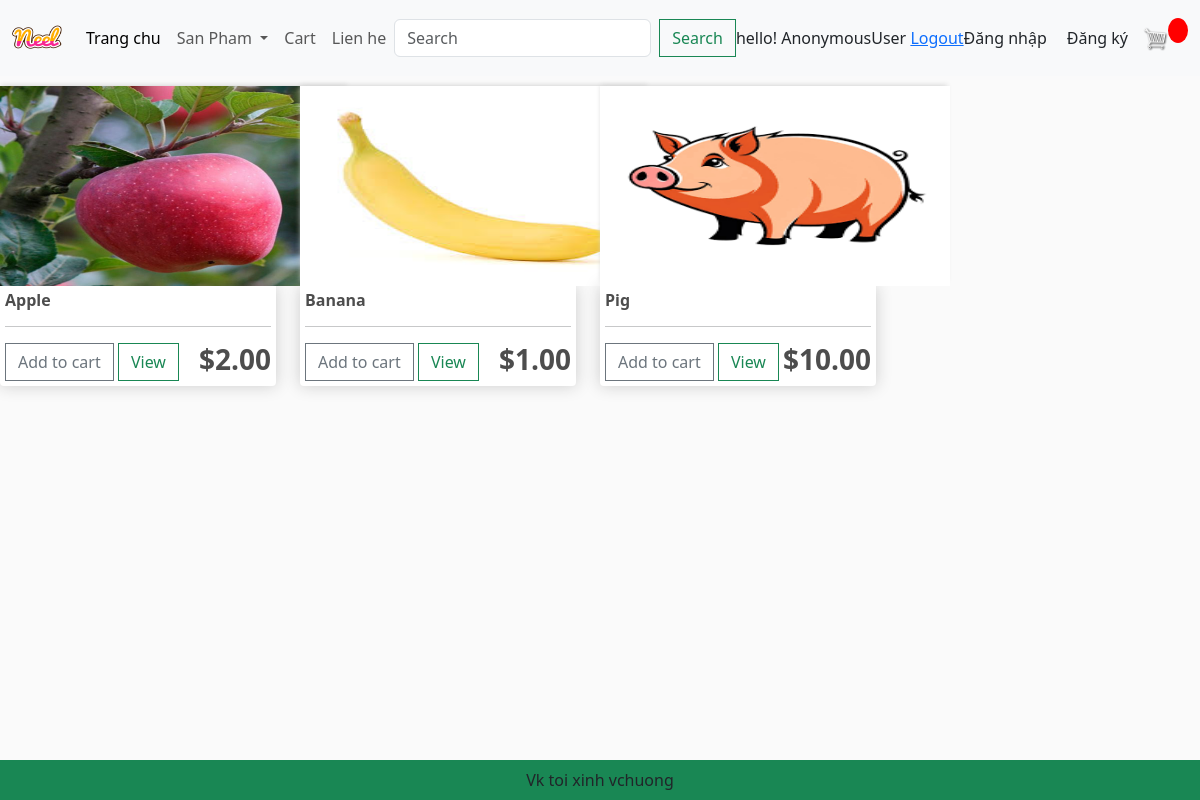
Screenshot of /category/?category=food with the database file from the repository.
### app/models.py (models this page shows, shortened)
class Product(models.Model):
    category = models.ManyToManyField(Category, related_name='product')
    name = models.CharField(max_length=200, null=True)
    price = models.FloatField()
    digital = models.BooleanField(default=False, null=True, blank=False)
    image = models.ImageField(null=True, blank=True)
    @property
    def ImageUrl(self):
        try:
            url = self.image.url
        except:
            url = ''
        return url

### app/views.py (the view)
# urls.py: path('category/', views.category, name="category"),
def category(request):
    categories = Category.objects.filter(is_sub = False)
    active_category = request.GET.get('category', '')
    if active_category:
        products =  Product.objects.filter(category__slug = active_category)
    context = {'categories' : categories, 'products':products, 'active_category':active_category}
    return render(request, 'app/category.html', context)

### app/templates/app/category.html (shortened to what this page needs)
{% extends "app/base.html" %}
{%load static%}
        {% block register%}
        <div class = 'row' style="width:100%">
            {%for product in products%}
            <div class='col-lg-3'>
                <img class = "thumbnail" src = "{{product.ImageUrl}}">
                <div class = 'box-element product'>
                    <h6><strong>{{product.name}}</strong></h6>
                    <hr>
                    <button data-product={{product.id}} data-action="add" class="btn btn-outline-secondary add-btn update-cart">Add to cart</button>
                    <a class="btn btn-outline-success" href="#">View</a>
                    <h3 style="display: inline-block; float: right"><strong>${{product.price | floatformat:2}}</strong></h3>
                </div>
            </div>
            {%endfor%}
        </div>
        {% endblock register%}

### app/static/app/css/main.css (style rules this page uses)
body { background-color: hsl(0, 0%, 98%); }
h1,h2,h3,h4,h5,h6 { color:hsl(0, 0%, 30%); }
.box-element { box-shadow:hsl(0, 0%, 80%) 0 0 16px; background-color: #fff; border-radius: 4px; padding: 5px; }
.thumbnail { width: 350px; height:200px; -webkit-box-shadow: -1px -3px 5px -2px rgba(214,214,214,1); -moz-box-shadow: -1px -3px 5px -2px rgba(214,214,214,1); box-shadow: -1px -3px 5px -2px rgba(214,214,214,1); }
.product { border-radius: 0 0 4px 4px; }
.col-lg-3, .col-lg-4, .col-lg-6, .col-lg-8, .col-lg-12 { margin-top: 10px; }
.btn { border-radius: 0; }

### rows the page displays
Product: ImageUrl (picture), name "Apple", price "2.00"
Product: ImageUrl (picture), name "Banana", price "1.00"
Product: ImageUrl (picture), name "Pig", price "10.00"

### other values shown
{{ request.user }} "AnonymousUser"
